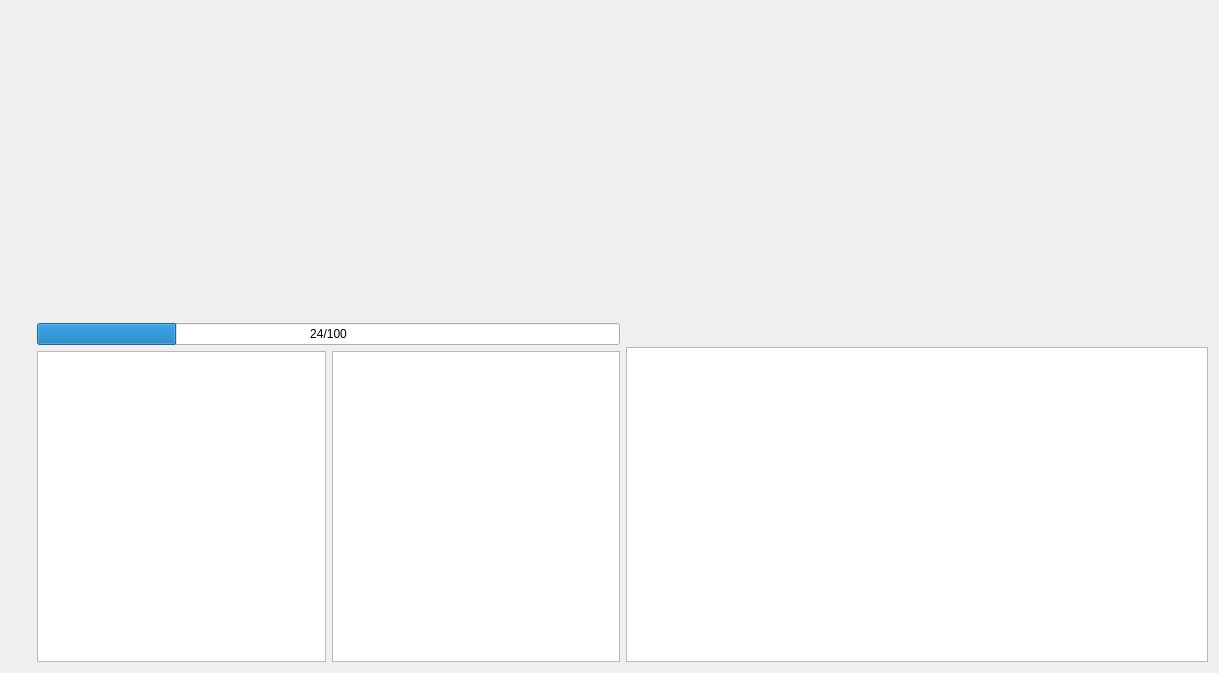
<?xml version="1.0" encoding="UTF-8"?>
<ui version="4.0">
 <class>Form</class>
 <widget class="QWidget" name="Form">
  <property name="geometry">
   <rect>
    <x>0</x>
    <y>0</y>
    <width>1219</width>
    <height>673</height>
   </rect>
  </property>
  <property name="windowTitle">
   <string>Form</string>
  </property>
  <layout class="QHBoxLayout" name="horizontalLayout_5">
   <item>
    <layout class="QVBoxLayout" name="leftBlock">
     <property name="sizeConstraint">
      <enum>QLayout::SetFixedSize</enum>
     </property>
     <item>
      <layout class="QHBoxLayout" name="horizontalLayout_3">
       <item>
        <layout class="QVBoxLayout" name="verticalLayout_3">
         <item>
          <layout class="QVBoxLayout" name="leftHeros"/>
         </item>
         <item>
          <spacer name="verticalSpacer">
           <property name="orientation">
            <enum>Qt::Vertical</enum>
           </property>
           <property name="sizeHint" stdset="0">
            <size>
             <width>20</width>
             <height>40</height>
            </size>
           </property>
          </spacer>
         </item>
         <item>
          <widget class="QLabel" name="head">
           <property name="text">
            <string/>
           </property>
          </widget>
         </item>
        </layout>
       </item>
      </layout>
     </item>
    </layout>
   </item>
   <item>
    <layout class="QVBoxLayout" name="centerBlock">
     <item>
      <spacer name="verticalSpacer_4">
       <property name="orientation">
        <enum>Qt::Vertical</enum>
       </property>
       <property name="sizeHint" stdset="0">
        <size>
         <width>20</width>
         <height>40</height>
        </size>
       </property>
      </spacer>
     </item>
     <item>
      <widget class="QProgressBar" name="heroHp">
       <property name="value">
        <number>24</number>
       </property>
       <property name="textVisible">
        <bool>true</bool>
       </property>
       <property name="invertedAppearance">
        <bool>false</bool>
       </property>
       <property name="textDirection">
        <enum>QProgressBar::TopToBottom</enum>
       </property>
       <property name="format">
        <string>%v/%m</string>
       </property>
      </widget>
     </item>
     <item>
      <layout class="QHBoxLayout" name="horizontalLayout">
       <item>
        <widget class="QGraphicsView" name="essenial"/>
       </item>
       <item>
        <widget class="QGraphicsView" name="ability">
         <property name="verticalScrollBarPolicy">
          <enum>Qt::ScrollBarAlwaysOff</enum>
         </property>
         <property name="horizontalScrollBarPolicy">
          <enum>Qt::ScrollBarAlwaysOff</enum>
         </property>
        </widget>
       </item>
      </layout>
     </item>
    </layout>
   </item>
   <item>
    <layout class="QVBoxLayout" name="rightBlock">
     <property name="sizeConstraint">
      <enum>QLayout::SetFixedSize</enum>
     </property>
     <item>
      <layout class="QHBoxLayout" name="horizontalLayout_2">
       <item>
        <layout class="QVBoxLayout" name="verticalLayout">
         <item>
          <layout class="QHBoxLayout" name="horizontalLayout_4">
           <item>
            <spacer name="horizontalSpacer">
             <property name="orientation">
              <enum>Qt::Horizontal</enum>
             </property>
             <property name="sizeHint" stdset="0">
              <size>
               <width>40</width>
               <height>20</height>
              </size>
             </property>
            </spacer>
           </item>
           <item>
            <layout class="QVBoxLayout" name="rightHeros"/>
           </item>
          </layout>
         </item>
         <item>
          <spacer name="verticalSpacer_3">
           <property name="orientation">
            <enum>Qt::Vertical</enum>
           </property>
           <property name="sizeHint" stdset="0">
            <size>
             <width>20</width>
             <height>40</height>
            </size>
           </property>
          </spacer>
         </item>
         <item>
          <widget class="viewSendResize" name="items">
           <property name="layoutDirection">
            <enum>Qt::LeftToRight</enum>
           </property>
           <property name="verticalScrollBarPolicy">
            <enum>Qt::ScrollBarAlwaysOff</enum>
           </property>
           <property name="horizontalScrollBarPolicy">
            <enum>Qt::ScrollBarAlwaysOff</enum>
           </property>
          </widget>
         </item>
        </layout>
       </item>
      </layout>
     </item>
    </layout>
   </item>
  </layout>
  <zorder></zorder>
  <zorder></zorder>
  <zorder></zorder>
 </widget>
 <customwidgets>
  <customwidget>
   <class>viewSendResize</class>
   <extends>QGraphicsView</extends>
   <header>layoutscene.h</header>
  </customwidget>
 </customwidgets>
 <resources/>
 <connections/>
</ui>
